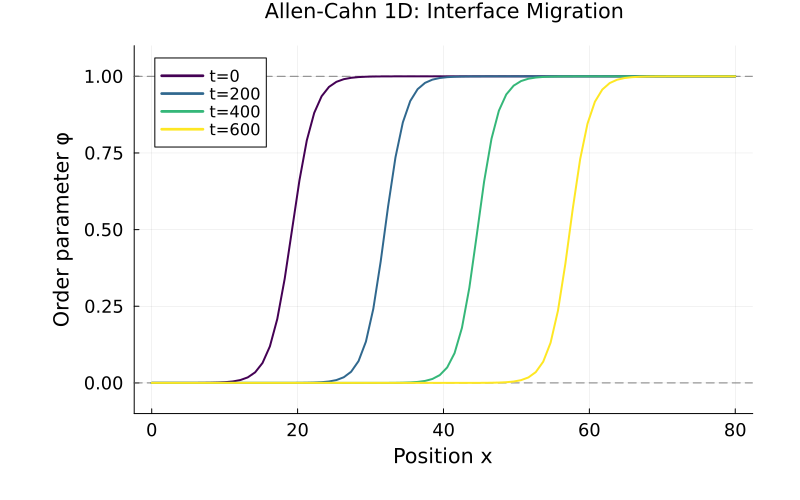

The script that saved this image:
# Allen-Cahn 1D Simulation Example
#
# Demonstrates basic usage of PhaseFields.jl for interface evolution
# without CALPHAD coupling (constant driving force).
#
# Run: julia --project=. examples/101_allen_cahn_1d.jl

using PhaseFields
using Plots
default(
    guidefontsize=14, tickfontsize=12, titlefontsize=14, legendfontsize=11,
    left_margin=15Plots.mm, right_margin=10Plots.mm,
    top_margin=5Plots.mm, bottom_margin=10Plots.mm
)

println("=== Allen-Cahn 1D Simulation ===\n")

# -----------------------------------------------------------------------------
# Model parameters
# -----------------------------------------------------------------------------
model = AllenCahnModel(
    τ = 1.0,    # Relaxation time
    W = 2.0,    # Interface width parameter
    m = 0.5     # Driving force coupling
)

# Simulation parameters
Nx = 80         # Grid points
dx = 1.0        # Grid spacing
dt = 0.05       # Time step
Nt = 600        # Number of time steps
ΔG = -0.3       # Driving force (negative = solid grows)

println("Parameters:")
println("  Grid: Nx=$Nx, dx=$dx")
println("  Time: dt=$dt, Nt=$Nt")
println("  Model: τ=$(model.τ), W=$(model.W), m=$(model.m)")
println("  Driving force: ΔG=$ΔG")
println()

# -----------------------------------------------------------------------------
# Initial condition: tanh profile (interface at x=20)
# -----------------------------------------------------------------------------
φ = [0.5 * (1 + tanh((i - 20) / 3)) for i in 1:Nx]

# -----------------------------------------------------------------------------
# Laplacian (finite difference, Neumann BC)
# -----------------------------------------------------------------------------
function compute_laplacian!(∇²φ, φ, dx)
    Nx = length(φ)
    for i in 2:Nx-1
        ∇²φ[i] = (φ[i+1] - 2φ[i] + φ[i-1]) / dx^2
    end
    # Neumann BC: ∂φ/∂x = 0 at boundaries
    ∇²φ[1] = (φ[2] - φ[1]) / dx^2
    ∇²φ[Nx] = (φ[Nx-1] - φ[Nx]) / dx^2
    return ∇²φ
end

# -----------------------------------------------------------------------------
# ASCII visualization
# -----------------------------------------------------------------------------
function show_profile(φ, label)
    chars = [" ", "░", "▒", "▓", "█"]
    str = ""
    for v in φ
        idx = clamp(Int(floor(v * 4)) + 1, 1, 5)
        str *= chars[idx]
    end
    println("$label |$str|")
end

# -----------------------------------------------------------------------------
# Time integration (Forward Euler)
# -----------------------------------------------------------------------------
∇²φ = similar(φ)
x_grid = range(0, Nx*dx, length=Nx)
snapshots = [(t=0, φ=copy(φ))]

# Animation snapshots (more frequent)
animation_snapshots = [(t=0, φ=copy(φ))]
animation_interval = max(1, Nt ÷ 60)  # ~60 frames

println("Time evolution (φ=0: liquid, φ=1: solid):")
println("         " * "0" * " "^38 * "x" * " "^38 * "80")
show_profile(φ, "t=0   ")

for step in 1:Nt
    compute_laplacian!(∇²φ, φ, dx)

    for i in 1:Nx
        dφdt = allen_cahn_rhs(model, φ[i], ∇²φ[i], ΔG)
        φ[i] = clamp(φ[i] + dt * dφdt, 0.0, 1.0)
    end

    # Animation snapshots
    if step % animation_interval == 0
        push!(animation_snapshots, (t=step, φ=copy(φ)))
    end

    if step % 100 == 0
        push!(snapshots, (t=step, φ=copy(φ)))
        show_profile(φ, "t=$(lpad(step, 3))")
    end
end

# -----------------------------------------------------------------------------
# Analysis
# -----------------------------------------------------------------------------
println()

# Find interface position (φ = 0.5)
interface_idx = findfirst(i -> φ[i] < 0.5 && φ[i+1] >= 0.5, 1:Nx-1)
if interface_idx !== nothing
    # Linear interpolation for more accurate position
    x_interface = interface_idx + (0.5 - φ[interface_idx]) / (φ[interface_idx+1] - φ[interface_idx])
    println("Final interface position: x ≈ $(round(x_interface, digits=1))")
else
    # Check if completely solidified or liquid
    if all(φ .> 0.9)
        println("System completely solidified (φ ≈ 1)")
    elseif all(φ .< 0.1)
        println("System completely liquid (φ ≈ 0)")
    end
end

# Solid fraction
solid_frac = sum(φ) / Nx
println("Solid fraction: $(round(solid_frac * 100, digits=1))%")

# -----------------------------------------------------------------------------
# Plot results
# -----------------------------------------------------------------------------
println("\nGenerating plots...")

# Plot: Time evolution
p = plot(
    title="Allen-Cahn 1D: Interface Migration",
    xlabel="Position x",
    ylabel="Order parameter φ",
    ylims=(-0.1, 1.1),
    legend=:topleft,
    size=(800, 500)
)
hline!([0, 1], color=:gray, linestyle=:dash, label="")

colors = cgrad(:viridis, length(snapshots), categorical=true)
for (i, snap) in enumerate(snapshots)
    if i == 1 || i == length(snapshots) || snap.t % 200 == 0
        plot!(x_grid, snap.φ,
              label="t=$(snap.t)",
              color=colors[i],
              linewidth=2)
    end
end
savefig(p, "examples/101_allen_cahn_1d.png")
println("  Saved: examples/101_allen_cahn_1d.png")

# Animation
println("Generating animation...")
anim = @animate for snap in animation_snapshots
    plot(x_grid, snap.φ,
         color=:blue, linewidth=2,
         fill=(0, 0.3, :blue),
         label="",
         xlabel="Position x",
         ylabel="φ (order parameter)",
         ylims=(-0.1, 1.1),
         title="Allen-Cahn 1D: Interface Migration (t=$(snap.t))",
         size=(700, 400))
    hline!([0, 1], color=:gray, linestyle=:dash, label="")
    # Mark interface position
    idx = findfirst(i -> snap.φ[i] < 0.5 && snap.φ[i+1] >= 0.5, 1:Nx-1)
    if idx !== nothing
        vline!([idx * dx], color=:red, linestyle=:dot, label="interface")
    end
end
gif(anim, "examples/101_allen_cahn_1d.gif", fps=15)
println("  Saved: examples/101_allen_cahn_1d.gif")

println("\n✅ Simulation completed!")
